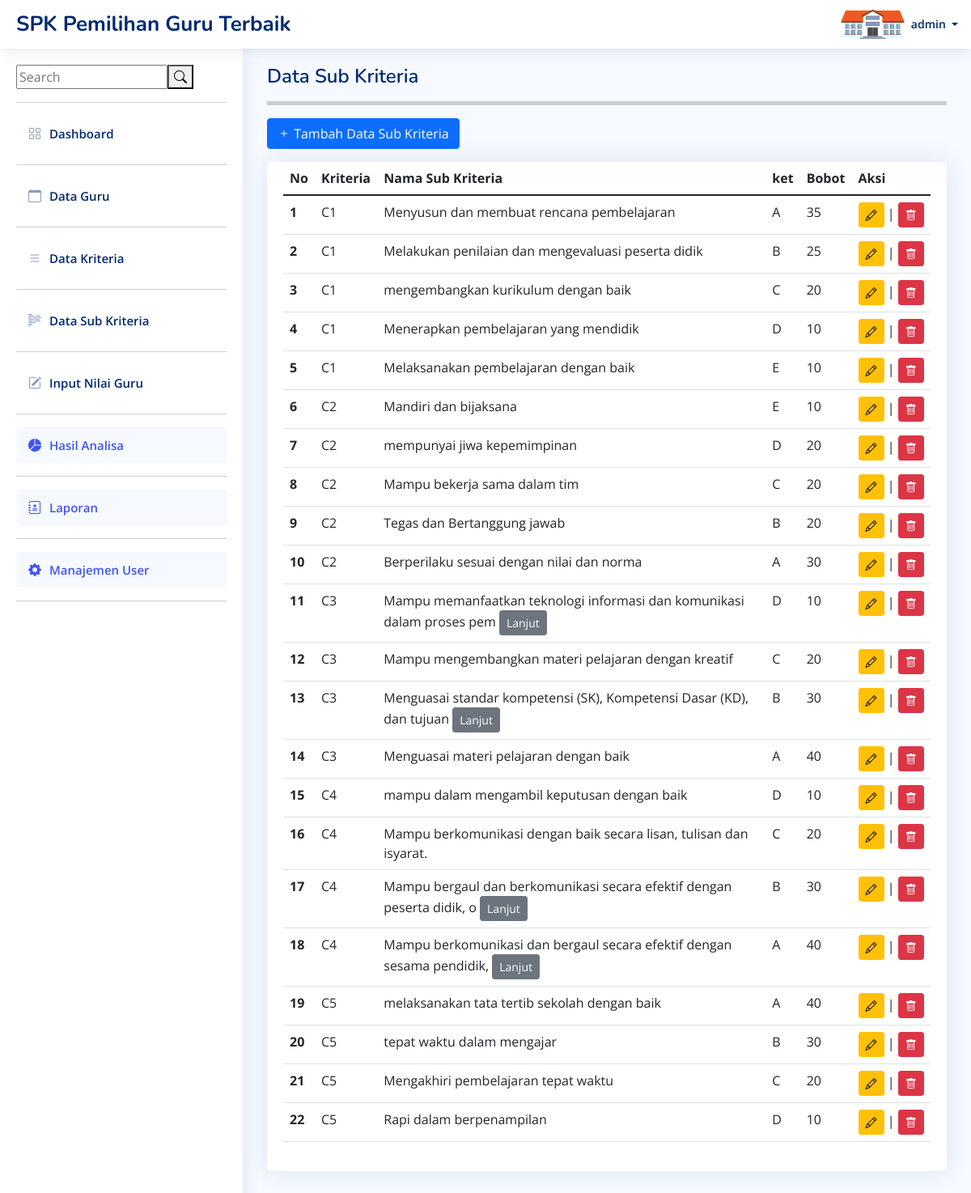
/data_sub_kriteria.php (signed in), run on the app's committed database.
### tables this page shows
CREATE TABLE `crips` (
  `id_crips` int(11) NOT NULL,
  `id_kriteria` int(11) NOT NULL,
  `crips` varchar(100) NOT NULL,
  `keterangan` varchar(10) NOT NULL,
  `nilai` varchar(100) NOT NULL
);

CREATE TABLE `kriteria` (
  `id_kriteria` int(11) NOT NULL,
  `kd_kriteria` varchar(50) NOT NULL,
  `nama_kriteria` varchar(100) NOT NULL,
  `attribut` varchar(50) NOT NULL,
  `bobot` int(11) NOT NULL
);

### data_sub_kriteria.php (the view, shortened to what this page needs)
<?php
include("template/headers.php");
include("core/fungsi.php");
$query = "SELECT * FROM crips,kriteria WHERE crips.id_kriteria=kriteria.id_kriteria ORDER BY crips.id_kriteria ASC";
$result = mysqli_query($con,$query);
?>
  <main id="main" class="main">
    <div class="pagetitle">
      <h1>Data Sub Kriteria</h1>
      <hr style="height:5px;">
    </div>
    <a href="tambah_subkriteria.php" class="btn btn-primary mb-3"><i class="bi bi-plus"></i> Tambah Data Sub Kriteria</a>
    <section class="section">
      <div class="row">
        <div class="col-lg-12">
          <div class="card">
            <div class="card-body">
              <table class="table datatable">
                <thead>
                  <tr>
                    <th scope="col" rowspan="2" >No</th>
                    <th scope="col" rowspan="2">Kriteria</th>
                    <th scope="col" rowspan="2">Nama Sub Kriteria</th>
                    <th scope="col" rowspan="2">ket</th>
                    <th scope="col" rowspan="2">Bobot</th>
                    <th scope="col" rowspan="2">Aksi</th>
                  </tr>
                </thead>
                <tbody>
                  <?php
                    $no= 1;
                  foreach($result as $row):
                    ?>
                  <tr>
                    <th scope="row"><?= $no++; ?></th>
                    <td ><?= $row['kd_kriteria']; ?></td>
                    <td style="width: 60% !important;">
                      <?php
                      $crips = $row['crips'];
                      $sub = strlen($crips);
                      if($sub > 70){
                      ?>
                      <?= substr($row['crips'],0,70); ?>
                      <button type="button" class="btn btn-secondary btn-sm" data-bs-toggle="modal" data-bs-target="#lanjut<?= $row['id_crips'] ?>">
                          Lanjut
                        </button>
                      <?php }else{  ?>
                        <?= $crips; ?>
                        <?php } ?>
                    </td>
                    <td><?= $row['keterangan']; ?></td>
                    <td><?= $row['nilai']; ?></td>
                    <td>
                      <form action="fsubkriteria.php" method="post">
                        <a href="edit_subkriteria.php?id=<?=$row['id_crips']; ?>" class="btn btn-warning btn-sm " name="edit"><i class="bi bi-pencil"></i></a> | <button  class="btn btn-danger btn-sm" name="delete"><i class="bi bi-trash"></i></button>
                      </form>
                      </td>
                    </tr>
                  <?php endforeach; ?>
                </tbody>
              </table>
            </div>
          </div>
        </div>
      </div>
    </section>
  </main>
</body>
</html>

### assets/css/style.css (style rules this page uses)
:root { scroll-behavior: smooth; }
body { font-family: "Open Sans", sans-serif; background: #f6f9ff; color: #444444; }
a { color: #4154f1; text-decoration: none; }
h1, h2, h3, h4, h5, h6 { font-family: "Nunito", sans-serif; }
#main { margin-top: 60px; padding: 20px 30px; transition: all 0.3s; }
.pagetitle { margin-bottom: 10px; }
.pagetitle h1 { font-size: 24px; margin-bottom: 0; font-weight: 600; color: #012970; }
.card { margin-bottom: 30px; border: none; border-radius: 5px; box-shadow: 0px 0 30px rgba(1, 41, 112, 0.1); overflow: hidden; }
.card-body { padding: 0 20px 20px 20px; }
@media (min-width: 1200px) { #main, #footer { margin-left: 300px; } }

### data on the page
crips: id_kriteria.kd_kriteria "C1", crips "Menyusun dan membuat rencana pembelajaran", keterangan "A", nilai "35"
crips: id_kriteria.kd_kriteria "C1", crips "Melakukan penilaian dan mengevaluasi peserta didik", keterangan "B", nilai "25"
crips: id_kriteria.kd_kriteria "C1", crips "mengembangkan kurikulum dengan baik", keterangan "C", nilai "20"
crips: id_kriteria.kd_kriteria "C1", crips "Menerapkan pembelajaran yang mendidik", keterangan "D", nilai "10"
crips: id_kriteria.kd_kriteria "C1", crips "Melaksanakan pembelajaran dengan baik", keterangan "E", nilai "10"
crips: id_kriteria.kd_kriteria "C2", crips "Mandiri dan bijaksana", keterangan "E", nilai "10"
crips: id_kriteria.kd_kriteria "C2", crips "mempunyai jiwa kepemimpinan", keterangan "D", nilai "20"
crips: id_kriteria.kd_kriteria "C2", crips "Mampu bekerja sama dalam tim", keterangan "C", nilai "20"
crips: id_kriteria.kd_kriteria "C2", crips "Tegas dan Bertanggung jawab", keterangan "B", nilai "20"
crips: id_kriteria.kd_kriteria "C2", crips "Berperilaku sesuai dengan nilai dan norma", keterangan "A", nilai "30"
crips: id_kriteria.kd_kriteria "C3", crips "Mampu memanfaatkan teknologi informasi dan komunikasi dalam proses pem", keterangan "D", nilai "10"
crips: id_kriteria.kd_kriteria "C3", crips "Mampu mengembangkan materi pelajaran dengan kreatif", keterangan "C", nilai "20"
crips: id_kriteria.kd_kriteria "C3", crips "Menguasai standar kompetensi (SK), Kompetensi Dasar (KD), dan tujuan", keterangan "B", nilai "30"
crips: id_kriteria.kd_kriteria "C3", crips "Menguasai materi pelajaran dengan baik", keterangan "A", nilai "40"
crips: id_kriteria.kd_kriteria "C4", crips "mampu dalam mengambil keputusan dengan baik", keterangan "D", nilai "10"
crips: id_kriteria.kd_kriteria "C4", crips "Mampu berkomunikasi dengan baik secara lisan, tulisan dan isyarat.", keterangan "C", nilai "20"
crips: id_kriteria.kd_kriteria "C4", crips "Mampu bergaul dan berkomunikasi secara efektif dengan peserta didik, o", keterangan "B", nilai "30"
crips: id_kriteria.kd_kriteria "C4", crips "Mampu berkomunikasi dan bergaul secara efektif dengan sesama pendidik,", keterangan "A", nilai "40"
crips: id_kriteria.kd_kriteria "C5", crips "melaksanakan tata tertib sekolah dengan baik", keterangan "A", nilai "40"
crips: id_kriteria.kd_kriteria "C5", crips "tepat waktu dalam mengajar", keterangan "B", nilai "30"
crips: id_kriteria.kd_kriteria "C5", crips "Mengakhiri pembelajaran tepat waktu", keterangan "C", nilai "20"
crips: id_kriteria.kd_kriteria "C5", crips "Rapi dalam berpenampilan", keterangan "D", nilai "10"

### other printed values
$_SESSION['username'] "admin"
